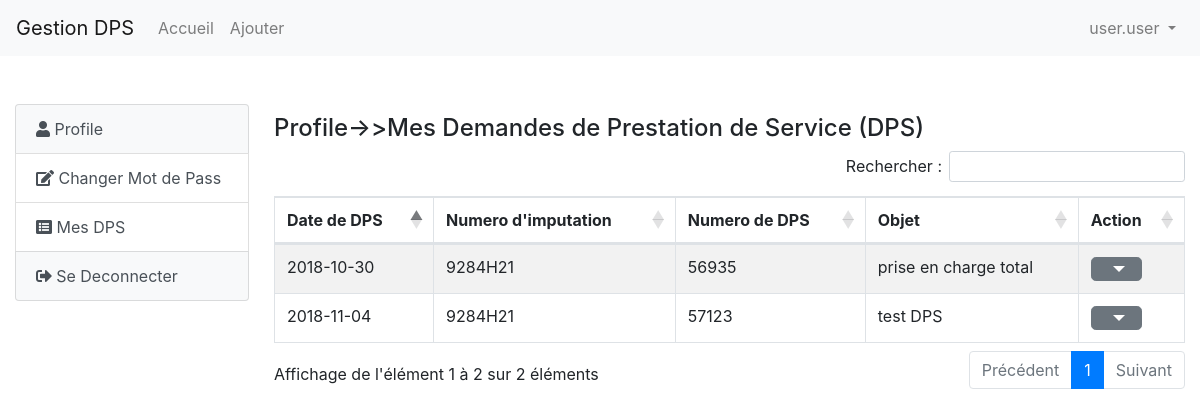
The page /cpanel.php?action=mesDPS (signed in) on the database its author committed.
### tables this page shows
CREATE TABLE `dps_table` (
  `id_dps` int(11) NOT NULL,
  `date_dps` date NOT NULL,
  `imputation` varchar(50) NOT NULL,
  `num_dps` int(11) NOT NULL,
  `dps_par` enum('DTE','District Djelfa','District Ain Oussera','District Hassi Bahbah','District EL Idrissia','Distict Messaad') NOT NULL,
  `dps_vers` enum('SAG','DTE','DD') NOT NULL,
  `type_dps` enum('vehicule','prise en charge') DEFAULT NULL,
  `nom_dps` enum('kangoo','partner','doblo','total','partial') DEFAULT NULL,
  `matricule` enum('04765-115-17','01662-107-17') DEFAULT NULL,
  `objet_dps` text NOT NULL,
  `id_user` int(11) NOT NULL
);

### cpanel.php (the view, shortened to what this page needs)
<?php include('config.php'); ?>
<?php include('navbar.php'); ?>
<br><br>
<section class="container-fluid">
    <div class="one">
		<div class="list-group">
			<a href="cpanel.php?action=profile" class="list-group-item list-group-item-action bg-light"><i class="fas fa-user"></i> Profile</a>
			<a href="cpanel.php?action=chmp" class="list-group-item list-group-item-action"><i class="fas fa-edit"></i> Changer Mot de Pass</a>
			<a href="cpanel.php?action=mesDPS" class="list-group-item list-group-item-action"><i class="fas fa-list-alt"></i> Mes DPS</a>
			<a href="logout.php" class="list-group-item list-group-item-action bg-light"><i class="fas fa-sign-out-alt"></i> Se Deconnecter</a>
		</div>
	</div>
    <div class="two">
		<?php
			if(isset($_GET["action"]) && $_GET["action"] == "mesDPS")	{
		?>
		<h4>Profile->>Mes Demandes de Prestation de Service (DPS)</h4>
		<table class="table table-striped table-bordered" id="info_tbl">
			<thead>
			<tr>
				<th>Date de DPS</th>
				<th>Numero d'imputation</th>
				<th>Numero de DPS</th>
				<th>Objet</th>
				<th>Action</th>
			</tr>
			</thead>
			<tbody>
			<?php
				$query ="SELECT * FROM dps_table WHERE id_user = ".$_SESSION['id_user']." ORDER BY id_dps";
				$result = mysqli_query($connect, $query);
                          while($row = mysqli_fetch_array($result))
                          {
                               echo '
                               <tr>
                                    <td>'.$row["date_dps"].'</td>
                                    <td>'.$row["imputation"].'</td>
                                    <td>'.$row["num_dps"].'</td>
                                    <td>'.$row["objet_dps"].'</td>
									<td><div class="dropdown">
                                        <button class="btn btn-secondary btn-lg dropdown-toggle" type="button" id="dropdownMenuButton" data-toggle="dropdown" aria-haspopup="true" aria-expanded="false">
                                        </button>
                                        <div class="dropdown-menu dropdown-menu-right" aria-labelledby="dropdownMenuButton">
                                            <a class="dropdown-item" href="#">Afficher</a>
                                            <a class="dropdown-item" href="#">Modifier</a>
                                            <a class="dropdown-item" href="#">Supprimer</a>
                                        </div>
                                        </div>
                                    </td>
                               </tr>
                               ';
                          }
                          ?>
            </tbody>
			</table>
		<?php }  ?>
	</div>
</section>

### css/style.css (style rules this page uses)
html, body { width: 100%; }
table { margin: 0 auto; }
.one { width: 20%; float: left; }
.two { margin-left: 20%; padding-left : 25px; padding-top : 10px; }

### rows shown on the page
dps_table: date_dps "2018-11-04", imputation "9284H21", num_dps "57123", objet_dps "test DPS"
dps_table: date_dps "2018-10-30", imputation "9284H21", num_dps "56935", objet_dps "prise en charge total"

### other values the page prints
$_SESSION['nom_user'] "user.user"
